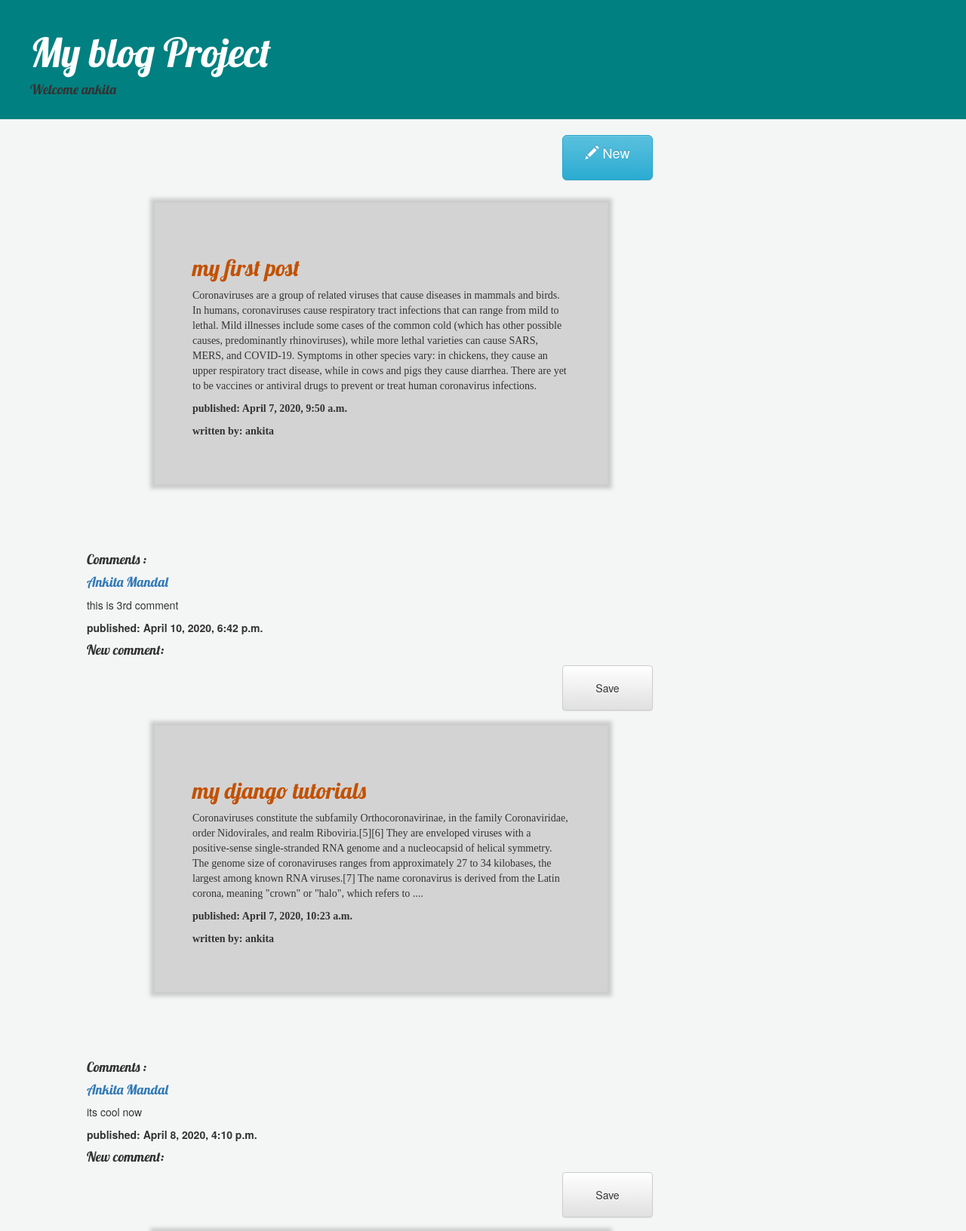
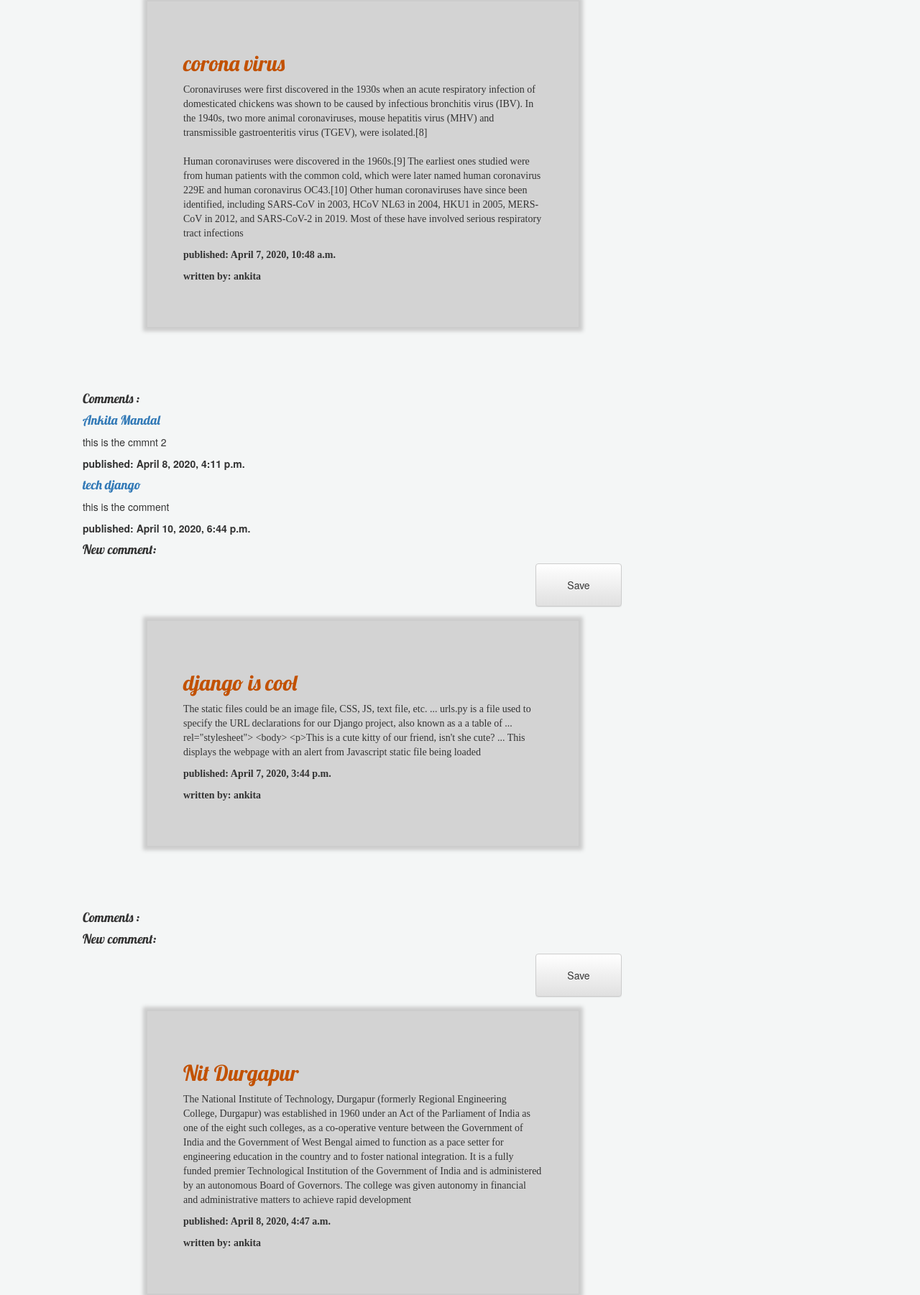
The app's page / (signed in, upper part) with its own data (2 pictures, top to bottom).
### blog/models.py (models this page shows)
class Post(models.Model):
    author = models.ForeignKey(settings.AUTH_USER_MODEL, on_delete=models.CASCADE)
    title = models.CharField(max_length=200)
    text = models.TextField()
    created_date = models.DateTimeField(default=timezone.now)
    published_date = models.DateTimeField(blank=True, null=True)

class Comment(models.Model):
    post = models.ForeignKey(Post, on_delete=models.CASCADE)
    name = models.CharField(max_length=80)
    email = models.EmailField()
    body = models.TextField()
    created_on = models.DateTimeField(auto_now_add=True)
    active = models.BooleanField(default=False)

### blog/views.py (the view)
# urls.py: path('', views.post_list, name='post_list'),
def post_list(request, ):
    posts = Post.objects.filter(published_date__lte=timezone.now()).order_by('published_date')
    return render(request, 'blog/post_list.html', {'posts':posts})

### blog/templates/blog/post_list.html (shortened to what this page needs)
{% extends 'blog/base.html' %}
        {% block content %}
        <a href="post/new" class="btn btn-info btn-lg">
          <span class="glyphicon glyphicon-pencil"></span> New
        </a>
        {% for post in posts %}
            <div class="addcss">
                <h2><a href="">{{ post.title }}</a></h2>
                <p>{{ post.text|linebreaksbr }}</p>
                <strong><p>published: {{ post.published_date }}</p></strong>
                <strong><p>written by: {{ post.author }}</p></strong>
            </div>
<div class="thecmmnt">
     <h4>Comments :</h4>
            {% for comment in post.comment_set.all %}
                <h4><a href="">{{ comment.name }}</a></h4>
                <p>{{ comment.body|linebreaksbr }}</p>
                <strong><p>published: {{ comment.created_on }}</p></strong>
            {% endfor %}
    <h4>New comment:</h4>
    <form method="comment" >
        <button type="submit" class="save btn btn-default">Save</button>
    </form>
        </div>
        {% endfor %}
    {% endblock %}

### blog/templates/blog/base.html (shortened to what this page needs)
{% load static %}
<html>
    <head>
        <link rel="stylesheet" href="//maxcdn.bootstrapcdn.com/bootstrap/3.2.0/css/bootstrap.min.css">
        <link rel="stylesheet" href="//maxcdn.bootstrapcdn.com/bootstrap/3.2.0/css/bootstrap-theme.min.css">
        <link rel="stylesheet" href="{% static 'css/blog.css' %}">
    </head>
    <body>
        <body>
    <div class="page-header">
        <h1><a href="/"> My blog Project</a></h1>
        <h4>Welcome  {{request.user.username}}</h4>
    </div>
    <div class="content container">
        <div class="row">
            <div class="col-md-8">
            {% block content %}
            {% endblock %}
            </div>
        </div>
    </div>
</body>
    </body>
</html>

### blog/static/css/blog.css (style rules this page uses)
body { background-color: #F4F6F6 ; height: 100%; background-position: center; background-repeat: no-repeat; background-size: cover; }
h1 a, h2 a { color: #C25100 ; font-family: 'Lobster'; }
.page-header { background-color: #008080 ; margin-top: 0; padding: 20px 20px 20px 40px; }
.page-header h1, .page-header h1 a, .page-header h1 a:visited, .page-header h1 a:active { color: #ffffff; font-size: 40pt; text-decoration: none; }
.content { margin-left: 100px; }
h1, h2, h3, h4 { font-family: 'Lobster', cursive; }
.save { float: right; }
.addcss { background-color: lightgrey; border-radius: 0px ; font-family: Comic Sans MS; width: 600px; border: 0px solid ; padding: 50px; margin: 90px; opacity:1.0; box-shadow: 0px 0px 5px 6px #ccc; }
.btn { body-color:lightgrey ; float:right; height:60px; width:120px; }

### records on screen
Post: title "my first post", text "Coronaviruses are a group of related viruses that cause diseases in mammals and birds. In humans, coronaviruses cause respiratory tract infections that can range from mild to lethal. Mild illnesses include some cases of the common cold (which has other possible causes, predominantly rhinoviruses), while more lethal varieties can cause SARS, MERS, and COVID-19. Symptoms in other species vary: in chickens, they cause an upper respiratory tract disease, while in cows and pigs they cause diarrhea. There are yet to be vaccines or antiviral drugs to prevent or treat human coronavirus infections.", published_date "April 7, 2020, 9:50 a.m.", author "ankita"
Comment: name "Ankita Mandal", body "this is 3rd comment", created_on "April 10, 2020, 6:42 p.m."
Post: title "my django tutorials", text "Coronaviruses constitute the subfamily Orthocoronavirinae, in the family Coronaviridae, order Nidovirales, and realm Riboviria.[5][6] They are enveloped viruses with a positive-sense single-stranded RNA genome and a nucleocapsid of helical symmetry. The genome size of coronaviruses ranges from approximately 27 to 34 kilobases, the largest among known RNA viruses.[7] The name coronavirus is derived from the Latin corona, meaning \"crown\" or \"halo\", which refers to ....", published_date "April 7, 2020, 10:23 a.m.", author "ankita"
Comment: name "Ankita Mandal", body "its cool now", created_on "April 8, 2020, 4:10 p.m."
Post: title "corona virus", text "Coronaviruses were first discovered in the 1930s when an acute respiratory infection of domesticated chickens was shown to be caused by infectious bronchitis virus (IBV). In the 1940s, two more animal coronaviruses, mouse hepatitis virus (MHV) and transmissible gastroenteritis virus (TGEV), were isolated.[8] Human coronaviruses were discovered in the 1960s.[9] The earliest ones studied were from human patients with the common cold, which were later named human coronavirus 229E and human coronavirus OC43.[10] Other human coronaviruses have since been identified, including SARS-CoV in 2003, HCoV NL63 in 2004, HKU1 in 2005, MERS-CoV in 2012, and SARS-CoV-2 in 2019. Most of these have involved…", published_date "April 7, 2020, 10:48 a.m.", author "ankita"
Comment: name "Ankita Mandal", body "this is the cmmnt 2", created_on "April 8, 2020, 4:11 p.m."
Comment: name "tech django", body "this is the comment", created_on "April 10, 2020, 6:44 p.m."
Post: title "django is cool", text "The static files could be an image file, CSS, JS, text file, etc. ... urls.py is a file used to specify the URL declarations for our Django project, also known as a a table of ... rel=\"stylesheet\"> <body> <p>This is a cute kitty of our friend, isn't she cute? ... This displays the webpage with an alert from Javascript static file being loaded", published_date "April 7, 2020, 3:44 p.m.", author "ankita"
Post: title "Nit Durgapur", text "The National Institute of Technology, Durgapur (formerly Regional Engineering College, Durgapur) was established in 1960 under an Act of the Parliament of India as one of the eight such colleges, as a co-operative venture between the Government of India and the Government of West Bengal aimed to function as a pace setter for engineering education in the country and to foster national integration. It is a fully funded premier Technological Institution of the Government of India and is administered by an autonomous Board of Governors. The college was given autonomy in financial and administrative matters to achieve rapid development", published_date "April 8, 2020, 4:47 a.m.", author "ankita"

### other values on screen
{{ request.user.username }} "ankita"
